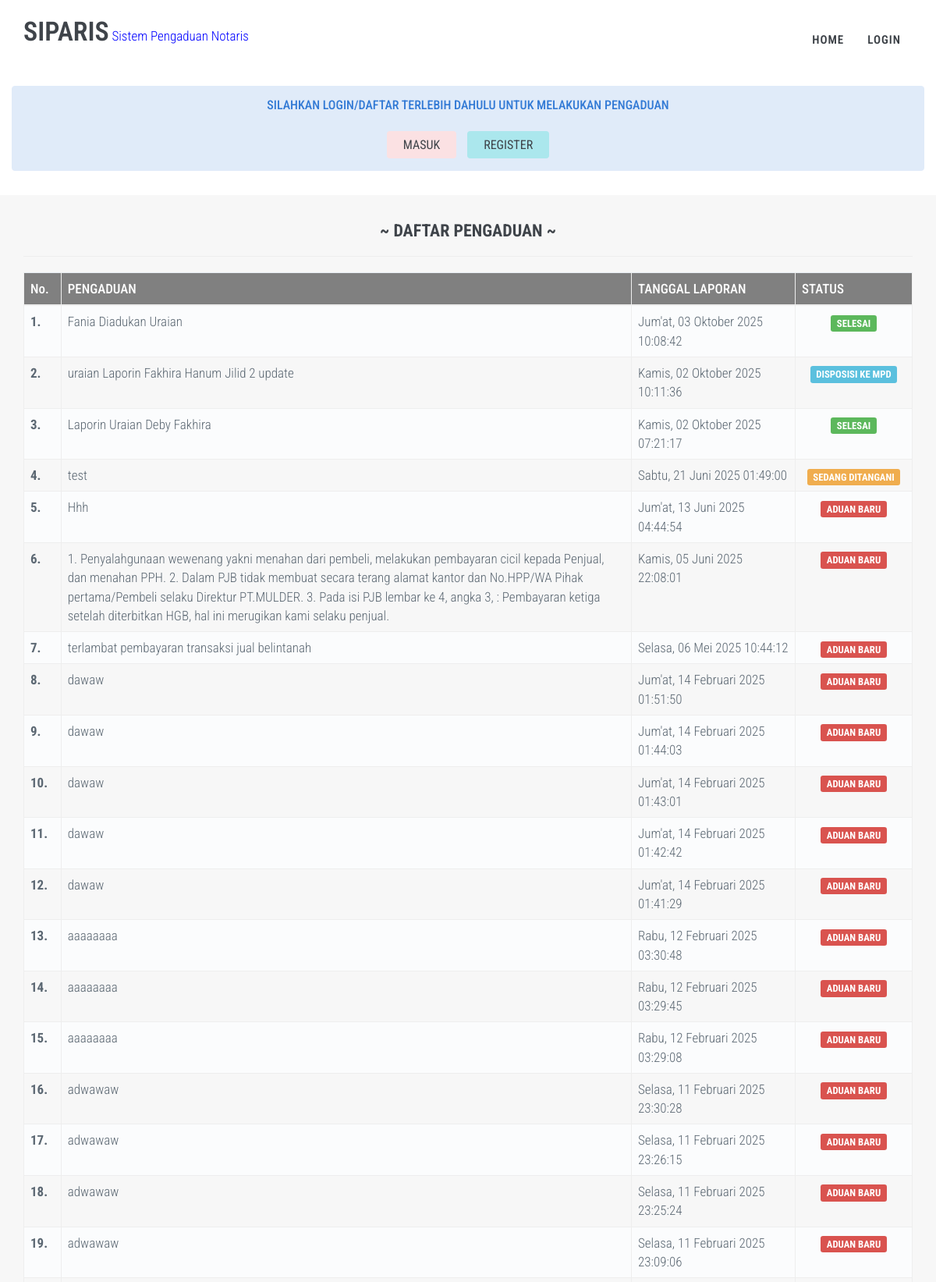
/index.php/pengaduan (upper part), run on the app's committed database.
### tables this page shows
CREATE TABLE `tbl_pengaduan`  (
  `id_pengaduan` int(10) NOT NULL AUTO_INCREMENT,
  `id_kategori` int(10) NULL DEFAULT NULL,
  `id_sub_kategori` int(10) NULL DEFAULT NULL,
  `isi_pengaduan` text NULL DEFAULT NULL,
  `ket_pengaduan` text NULL DEFAULT NULL,
  `bukti` text NULL DEFAULT NULL,
  `user` int(10) NULL DEFAULT NULL,
  `notaris_id` int(11) NULL DEFAULT NULL,
  `status` enum('proses','dispo_mpd','konfirmasi','prosesperkara','tolak','selesai') NULL DEFAULT NULL,
  `petugas` int(11) NULL DEFAULT NULL,
  `pesan_petugas` text NULL DEFAULT NULL,
  `file_petugas` text NULL DEFAULT NULL,
  `tgl_pengaduan` datetime NULL DEFAULT NULL,
  `tgl_konfirmasi` datetime NULL DEFAULT NULL,
  `tgl_selesai` datetime NULL DEFAULT NULL,
  `tgl_update` datetime NULL DEFAULT NULL,
  PRIMARY KEY (`id_pengaduan`) USING BTREE
);

### application/controllers/Pengaduan.php (called while the page is built, shortened)
<?php
class Pengaduan extends CI_Controller {
	public function index()
	{
		$data['judul_web'] = "Pengaduan";
		$this->db->order_by('id_pengaduan', 'DESC');
		$data['query'] = $this->db->get("tbl_pengaduan");
		$this->load->view('web/header', $data);
		$this->load->view('web/pengaduan', $data);
		$this->load->view('web/footer', $data);
	}
}

### index.php (called while the page is built, shortened)
<?php
require_once BASEPATH.'core/CodeIgniter.php';

### application/views/web/pengaduan.php (the view, shortened to what this page needs)
<div class="c-layout-page">
  <div class="panel-heading" style="text-align: center;">
    <div class="alert alert-info">
      <h4 class="panel-title">SILAHKAN LOGIN/DAFTAR TERLEBIH DAHULU UNTUK MELAKUKAN PENGADUAN</h4>
      <br>
      <a href="web/login.html" class="btn bg-danger">MASUK</a>
      <a href="web/user_register.html" class="btn bg-success">REGISTER</a>
    </div>
  </div>
  <div class="c-content-box c-bg-grey-1">
		<div class="container">
              <br>
              <h1 align="center"><b>~ DAFTAR PENGADUAN ~</b></h1>
              <hr>
              <div class="table-responsive">
								<table id="myTable" class="table table-bordered table-striped">
									<thead>
										<tr style="background:gray;">
											<th id="bg-white" width="1">No.</th>
											<th id="bg-white">PENGADUAN</th>
											<th id="bg-white" width="210">TANGGAL LAPORAN</th>
											<th id="bg-white" width="150">STATUS</th>
										</tr>
									</thead>
									<tbody>
										<?php
                    $no=1;
                    foreach ($query->result() as $key => $value): ?>
                      <tr>
                        <td><b><?php echo $no++; ?>.</b></td>
                        <td><?php echo $value->isi_pengaduan; ?></td>
                        <td><?php echo $this->Mcrud->waktu($value->tgl_pengaduan,'full'); ?></td>
                        <td align="center"><?php echo $this->Mcrud->cek_status($value->status); ?></td>
                      </tr>
                    <?php endforeach; ?>
									</tbody>
								</table>
              </div>
			</div>
      <br>
  </div>
</div>

### application/views/web/header.php (shortened to what this page needs)
<!DOCTYPE html>
<?php
$menu 		= strtolower($this->uri->segment(1));
$sub_menu = strtolower($this->uri->segment(2));
?>
<!DOCTYPE html>
<html>
<head>
  <link href="assets/web/plugins/socicon/socicon.css" rel="stylesheet" type="text/css"/>
  <link href="assets/web/plugins/bootstrap-social/bootstrap-social.css" rel="stylesheet" type="text/css"/>
  <link href="assets/web/plugins/font-awesome/css/font-awesome.min.css" rel="stylesheet" type="text/css"/>
  <link href="assets/web/plugins/simple-line-icons/simple-line-icons.min.css" rel="stylesheet" type="text/css"/>
  <link href="assets/web/plugins/animate/animate.min.css" rel="stylesheet" type="text/css"/>
  <link href="assets/web/plugins/bootstrap/css/bootstrap.min.css" rel="stylesheet" type="text/css"/>
  <link href="assets/web/plugins/revo-slider/css/settings.css" rel="stylesheet" type="text/css"/>
  <link href="assets/web/plugins/revo-slider/css/layers.css" rel="stylesheet" type="text/css"/>
  <link href="assets/web/plugins/revo-slider/css/navigation.css" rel="stylesheet" type="text/css"/>
  <link href="assets/web/plugins/cubeportfolio/css/cubeportfolio.min.css" rel="stylesheet" type="text/css"/>
  <link href="assets/web/plugins/owl-carousel/assets/owl.carousel.css" rel="stylesheet" type="text/css"/>
  <link href="assets/web/plugins/fancybox/jquery.fancybox.css" rel="stylesheet" type="text/css"/>
  <link href="assets/web/plugins/slider-for-bootstrap/css/slider.css" rel="stylesheet" type="text/css"/>
  <link href="assets/web/plugins/ilightbox/css/ilightbox.css" rel="stylesheet" type="text/css"/>
  <link href="assets/web/demos/default/css/plugins.css" rel="stylesheet" type="text/css"/>
  <link href="assets/web/demos/default/css/components.css" id="style_components" rel="stylesheet" type="text/css"/>
  <link href="assets/web/demos/default/css/themes/default.css" rel="stylesheet" id="style_theme" type="text/css"/>
  <link href="assets/web/demos/default/css/custom.css" rel="stylesheet" type="text/css"/>
  <link rel="stylesheet" href="assets/web/dataTables/css/jquery.dataTables.min.css">
</head>
<body class="c-layout-header-fixed c-layout-header-mobile-fixed">
  <header class="c-layout-header c-layout-header-4 c-layout-header-default-mobile" data-minimize-offset="80">
    <div class="c-navbar">
      <div class="container">
        <div class="c-navbar-wrapper clearfix">
          <div class="c-brand c-pull-left">
            <a ><a href="./" class="c-logo" style="font-size:2em;font-weight:600;margin-top:30px;">
              SIPARIS</a><span style="color: blue;font-size:1em;"> Sistem Pengaduan Notaris</span>
            </a>
          </div>
          <nav class="c-mega-menu c-mega-menu-onepage c-pull-right c-mega-menu-dark c-mega-menu-dark-mobile c-fonts-uppercase c-fonts-bold" data-onepage-animation-speed="700">
            <ul class="nav navbar-nav c-theme-nav">
              <li class="<?php if($menu=='' OR $menu=='web' AND $sub_menu==''){echo "c-active ";} ?>c-menu-type-classic">
                <a href="" class="c-link">Home<span class="c-arrow c-toggler"></span></a>
              <li class="c-menu-type-classic">
                <a href="web/login.html" class="c-link">LOGIN<span class="c-arrow c-toggler"></span></a>
              </li>
            </ul>
          </nav>
        </div>
      </div>
    </div>
  </header>

### application/models/Mcrud.php (shortened to what this page needs)
<?php
class Mcrud extends CI_Model {
 public static function tgl_id($date, $bln='')
 {
		 $str = explode('-', $date);
		 $bulan = array(
			 '01' => 'Januari',
			 '02' => 'Februari',
			 '03' => 'Maret',
			 '04' => 'April',
			 '05' => 'Mei',
			 '06' => 'Juni',
			 '07' => 'Juli',
			 '08' => 'Agustus',
			 '09' => 'September',
			 '10' => 'Oktober',
			 '11' => 'November',
			 '12' => 'Desember',
		 );
		 if ($bln == '') {
			 $hasil = $str['0'] . "-" . substr($bulan[$str[1]],0,3) . "-" .$str[2];
		 }elseif ($bln == 'full') {
			 $hasil = $str['0'] . " " . $bulan[$str[1]] . " " .$str[2];
		 }else {
			 $hasil = $bulan[$str[1]];
		 }
		 return $hasil;
 }
	public function hari_id($tanggal)
	{
		$day = date('D', strtotime($tanggal));
		$dayList = array(
			'Sun' => 'Minggu',
			'Mon' => 'Senin',
			'Tue' => 'Selasa',
			'Wed' => 'Rabu',
			'Thu' => 'Kamis',
			'Fri' => "Jum'at",
			'Sat' => 'Sabtu'
		);
		return $dayList[$day];
	}
	public function waktu($data, $aksi='')
	{
		if ($aksi=='full') {
			$tgl_n = date('d-m-Y H:i:s',strtotime($data));
		}else {
			$tgl_n = date('d-m-Y',strtotime($data));
		}
		$hari = $this->Mcrud->hari_id($tgl_n);
		$tgl  = $this->Mcrud->tgl_id($tgl_n,$aksi);
		return $hari.", ".$tgl;
	}
	function cek_status($data)
	{
		if ($data=='proses') {
			$v_data = '<label class="label label-danger" style="color: white!important;">ADUAN BARU</label>';
		}elseif ($data=='dispo_mpd') {
			$v_data = '<label class="label label-info" style="color: white!important;">DISPOSISI KE MPD</label>';
		}elseif ($data=='konfirmasi') {
			$v_data = '<label class="label label-warning" style="color: white!important;">SEDANG DITANGANI</label>';
		}elseif ($data=='tolak') {
			$v_data = '<label class="label label-primary" style="color: white!important;">DITOLAK</label>';
		}elseif ($data=='selesai') {
			$v_data = '<label class="label label-success" style="color: white!important;">SELESAI</label>';
		}else {
			$v_data = '';
		}
		return $v_data;
	}
}

### application/views/web/footer.php (shortened to what this page needs)
</body>
</html>

### assets/web/demos/default/css/themes/default.css (style rules this page uses)
a { color: #3f444a; }

### application/views/web/pengaduan.php (style rules this page uses)
#bg-white { color:#fff; }

### data on the page
tbl_pengaduan: isi_pengaduan "Fania Diadukan Uraian", tgl_pengaduan "Jum'at, 03 Oktober 2025 10:08:42", status "SELESAI"
tbl_pengaduan: isi_pengaduan "uraian Laporin Fakhira Hanum Jilid 2 update", tgl_pengaduan "Kamis, 02 Oktober 2025 10:11:36", status "DISPOSISI KE MPD"
tbl_pengaduan: isi_pengaduan "Laporin Uraian Deby Fakhira", tgl_pengaduan "Kamis, 02 Oktober 2025 07:21:17", status "SELESAI"
tbl_pengaduan: isi_pengaduan "test", tgl_pengaduan "Sabtu, 21 Juni 2025 01:49:00", status "SEDANG DITANGANI"
tbl_pengaduan: isi_pengaduan "Hhh", tgl_pengaduan "Jum'at, 13 Juni 2025 04:44:54", status "ADUAN BARU"
tbl_pengaduan: isi_pengaduan "1. Penyalahgunaan wewenang yakni menahan dari pembeli, melakukan pembayaran cicil kepada Penjual, dan menahan PPH. 2. Dalam PJB tidak membuat secara terang alamat kantor dan No.HPP/WA Pihak pertama/Pembeli selaku Direktur PT.MULDER. 3. Pada isi PJB lembar ke 4, angka 3, : Pembayaran ketiga setelah diterbitkan HGB, hal ini merugikan kami selaku penjual.", tgl_pengaduan "Kamis, 05 Juni 2025 22:08:01", status "ADUAN BARU"
tbl_pengaduan: isi_pengaduan "terlambat pembayaran transaksi jual belintanah", tgl_pengaduan "Selasa, 06 Mei 2025 10:44:12", status "ADUAN BARU"
tbl_pengaduan: isi_pengaduan "dawaw", tgl_pengaduan "Jum'at, 14 Februari 2025 01:51:50", status "ADUAN BARU"
tbl_pengaduan: isi_pengaduan "dawaw", tgl_pengaduan "Jum'at, 14 Februari 2025 01:44:03", status "ADUAN BARU"
tbl_pengaduan: isi_pengaduan "dawaw", tgl_pengaduan "Jum'at, 14 Februari 2025 01:43:01", status "ADUAN BARU"
tbl_pengaduan: isi_pengaduan "dawaw", tgl_pengaduan "Jum'at, 14 Februari 2025 01:42:42", status "ADUAN BARU"
tbl_pengaduan: isi_pengaduan "dawaw", tgl_pengaduan "Jum'at, 14 Februari 2025 01:41:29", status "ADUAN BARU"
tbl_pengaduan: isi_pengaduan "aaaaaaaa", tgl_pengaduan "Rabu, 12 Februari 2025 03:30:48", status "ADUAN BARU"
tbl_pengaduan: isi_pengaduan "aaaaaaaa", tgl_pengaduan "Rabu, 12 Februari 2025 03:29:45", status "ADUAN BARU"
tbl_pengaduan: isi_pengaduan "aaaaaaaa", tgl_pengaduan "Rabu, 12 Februari 2025 03:29:08", status "ADUAN BARU"
tbl_pengaduan: isi_pengaduan "adwawaw", tgl_pengaduan "Selasa, 11 Februari 2025 23:30:28", status "ADUAN BARU"
tbl_pengaduan: isi_pengaduan "adwawaw", tgl_pengaduan "Selasa, 11 Februari 2025 23:26:15", status "ADUAN BARU"
tbl_pengaduan: isi_pengaduan "adwawaw", tgl_pengaduan "Selasa, 11 Februari 2025 23:25:24", status "ADUAN BARU"
tbl_pengaduan: isi_pengaduan "adwawaw", tgl_pengaduan "Selasa, 11 Februari 2025 23:09:06", status "ADUAN BARU"
